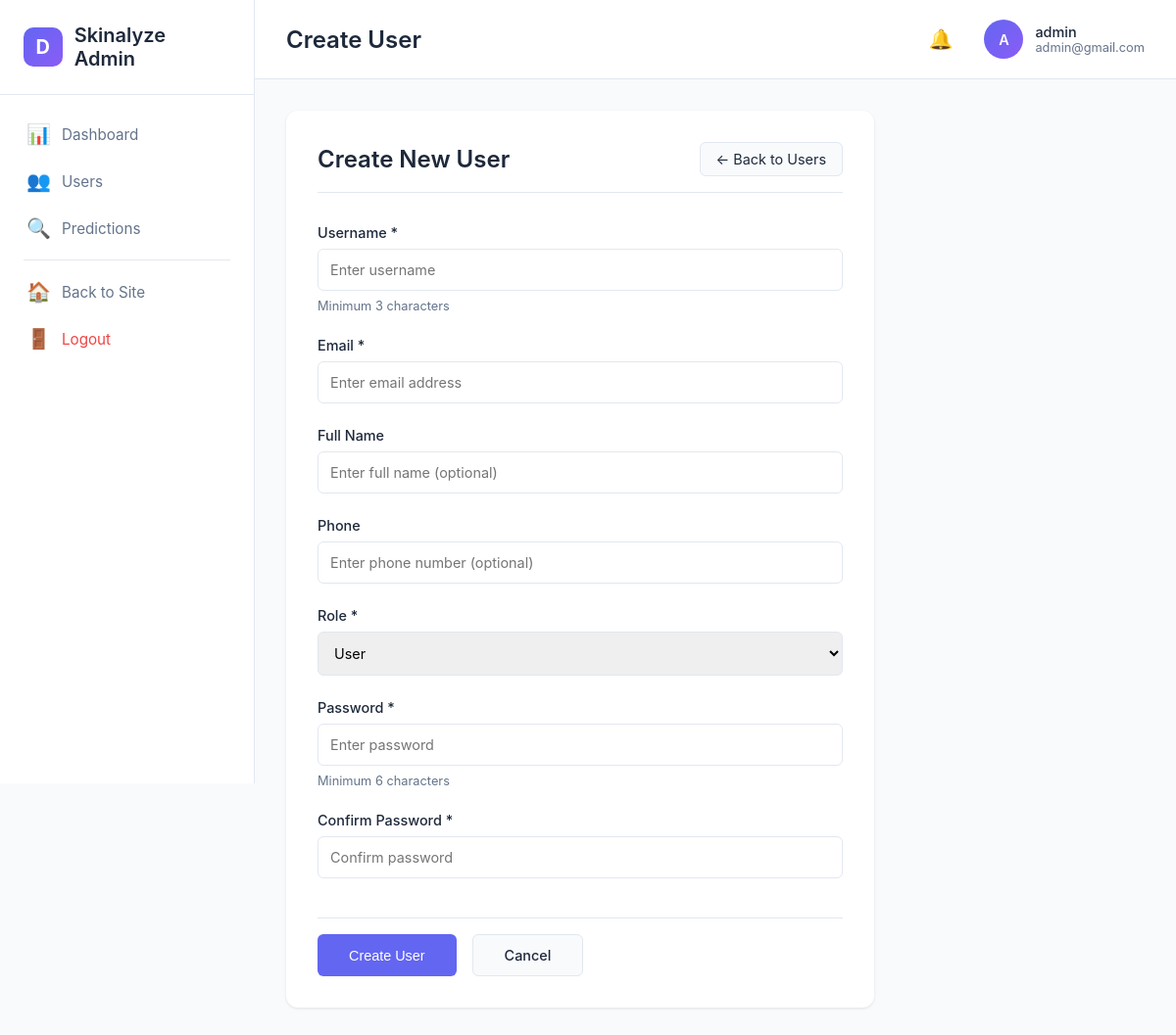
/admin/users/create (signed in), run on the app's committed database.
### models.py (models this page shows, shortened)
class User(UserMixin, db.Model):
    __tablename__ = 'users'
    id = db.Column(db.Integer, primary_key=True)
    username = db.Column(db.String(80), unique=True, nullable=False, index=True)
    email = db.Column(db.String(120), unique=True, nullable=False, index=True)
    password_hash = db.Column(db.String(255), nullable=False)
    full_name = db.Column(db.String(100), nullable=True)
    phone = db.Column(db.String(20), nullable=True)
    role = db.Column(db.String(20), nullable=False, default='user')  # 'admin' or 'user'
    created_at = db.Column(db.DateTime, default=datetime.utcnow)
    updated_at = db.Column(db.DateTime, default=datetime.utcnow, onupdate=datetime.utcnow)
    def is_admin(self):
        return self.role == 'admin'

### app.py (the view, shortened to what this page needs)
@app.route('/admin/users/create', methods=['GET', 'POST'])
@admin_required
def admin_create_user():
    return render_template('admin/create_user.html')

### app.py (called while the page is built)
@login_manager.user_loader
def load_user(user_id):
    return User.query.get(int(user_id))

def admin_required(f):
    @wraps(f)
    @login_required
    def decorated_function(*args, **kwargs):
        if not current_user.is_authenticated or not current_user.is_admin():
            flash('Akses ditolak. Hanya admin yang dapat mengakses halaman ini.', 'error')
            return redirect(url_for('index'))
        return f(*args, **kwargs)
    return decorated_function

### templates/admin/create_user.html (shortened to what this page needs)
{% extends "admin/base.html" %}
{% block page_title %}Create User{% endblock %}
{% block content %}
<div class="admin-page-container">
    <div class="admin-form-card">
        <div class="form-header">
            <h2>Create New User</h2>
            <a href="{{ url_for('admin_users') }}" class="btn-back">← Back to Users</a>
        </div>
        <form method="POST" class="admin-form">
            <div class="form-group">
                <label for="username">Username *</label>
                <input type="text" id="username" name="username"
                       value="{{ username or '' }}" required
                       minlength="3" placeholder="Enter username">
                <small>Minimum 3 characters</small>
            </div>
            <div class="form-group">
                <label for="email">Email *</label>
                <input type="email" id="email" name="email"
                       value="{{ email or '' }}" required
                       placeholder="Enter email address">
            </div>
            <div class="form-group">
                <label for="full_name">Full Name</label>
                <input type="text" id="full_name" name="full_name"
                       value="{{ full_name or '' }}"
                       placeholder="Enter full name (optional)">
            </div>
            <div class="form-group">
                <label for="phone">Phone</label>
                <input type="text" id="phone" name="phone"
                       value="{{ phone or '' }}"
                       placeholder="Enter phone number (optional)">
            </div>
            <div class="form-group">
                <label for="role">Role *</label>
                <select id="role" name="role" required>
                    <option value="user" {% if (role or 'user') == 'user' %}selected{% endif %}>User</option>
                </select>
            </div>
            <div class="form-group">
                <label for="password">Password *</label>
                <input type="password" id="password" name="password"
                       required minlength="6"
                       placeholder="Enter password">
                <small>Minimum 6 characters</small>
            </div>
            <div class="form-group">
                <label for="password_confirm">Confirm Password *</label>
                <input type="password" id="password_confirm" name="password_confirm"
                       required minlength="6"
                       placeholder="Confirm password">
            </div>
            <div class="form-actions">
                <button type="submit" class="btn-submit">Create User</button>
                <a href="{{ url_for('admin_users') }}" class="btn-cancel">Cancel</a>
            </div>
        </form>
    </div>
</div>
{% endblock %}

### templates/admin/base.html (shortened to what this page needs)
<!DOCTYPE html>
<html lang="id">
<head>
    <link rel="stylesheet" href="{{ url_for('static', filename='css/admin.css') }}">
</head>
<body>
    <div class="admin-container">
        <aside class="admin-sidebar">
            <div class="sidebar-header">
                <div class="sidebar-logo">
                    <div class="logo-icon">D</div>
                    <span class="logo-text">Skinalyze Admin</span>
                </div>
            </div>
            <nav class="sidebar-nav">
                <a href="{{ url_for('admin_dashboard') }}" class="nav-item {% if request.endpoint == 'admin_dashboard' %}active{% endif %}">
                    <span class="nav-icon">📊</span>
                    <span class="nav-text">Dashboard</span>
                </a>
                <a href="{{ url_for('admin_users') }}" class="nav-item {% if request.endpoint in ['admin_users', 'admin_user_detail'] %}active{% endif %}">
                    <span class="nav-icon">👥</span>
                    <span class="nav-text">Users</span>
                </a>
                <a href="{{ url_for('admin_predictions') }}" class="nav-item {% if request.endpoint == 'admin_predictions' %}active{% endif %}">
                    <span class="nav-icon">🔍</span>
                    <span class="nav-text">Predictions</span>
                </a>
                <div class="nav-divider"></div>
                <a href="{{ url_for('index') }}" class="nav-item">
                    <span class="nav-icon">🏠</span>
                    <span class="nav-text">Back to Site</span>
                </a>
                <a href="{{ url_for('logout') }}" class="nav-item nav-logout">
                    <span class="nav-icon">🚪</span>
                    <span class="nav-text">Logout</span>
                </a>
            </nav>
        </aside>
        <div class="admin-main">
            <header class="admin-header">
                <div class="header-left">
                    <h1 class="page-title">{% block page_title %}Dashboard{% endblock %}</h1>
                </div>
                <div class="header-right">
                    <div class="header-notification">
                        <span class="notification-icon">🔔</span>
                    </div>
                    <div class="header-profile">
                        <div class="profile-avatar-small">
                            <span>{{ current_user.username[0].upper() }}</span>
                        </div>
                        <div class="profile-info-small">
                            <div class="profile-name">{{ current_user.full_name or current_user.username }}</div>
                            <div class="profile-email">{{ current_user.email }}</div>
                        </div>
                    </div>
                </div>
            </header>
            <main class="admin-content">
                {% block content %}{% endblock %}
            </main>
        </div>
    </div>
</body>
</html>

### data on the page
User: username "A", full_name "admin", email "admin@gmail.com"
